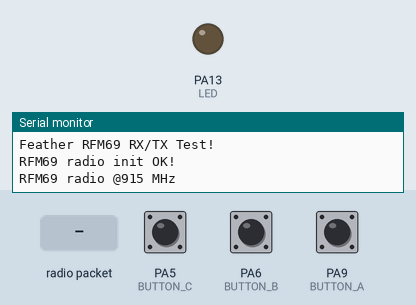
This sketch was run on a simulated STM32 Blue Pill. On the bench: output pins drawn as LEDs (lit = HIGH), the last lines printed to the serial monitor. The test bench sets the inputs (shaded band); at power-on: PA5 (BUTTON_C) HIGH, PA6 (BUTTON_B) HIGH, PA9 (BUTTON_A) HIGH. No radio packets arrive unless stated; pins used as bus, display or sensor lines are not drawn.

Above: at 2.2 s.
2.3 s: radio packet "1" arrives
At 3.4 s:
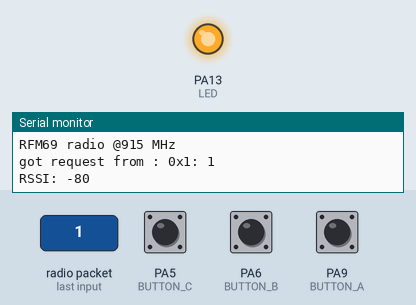
3.9 s: PA5 (BUTTON_C) pulled LOW for 0.15 s
5.5 s: PA6 (BUTTON_B) pulled LOW for 1 s
8.0 s: PA9 (BUTTON_A) pulled LOW for 0.15 s
9.6 s: radio packet "0" arrives
Timing chart, 0 to 12.1 s (numbered marks = the images above; inputs shaded):
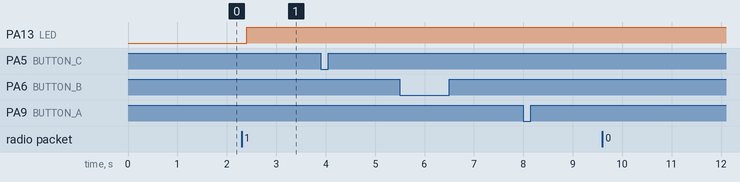

Measured:
- after the input at 2.3 s, PA13 (LED): LOW → HIGH after 0.10 s

The sketch:

RadioHead69_AddrDemoTXRX_102.ino
```cpp
// rf69 demo tx rx oled.pde
// -*- mode: C++ -*-
// Example sketch showing how to create a simple addressed, reliable messaging client
// with the RH_RF69 class. RH_RF69 class does not provide for addressing or
// reliability, so you should only use RH_RF69  if you do not need the higher
// level messaging abilities.
// It is designed to work with the other example rf69_server.
// Demonstrates the use of AES encryption, setting the frequency and modem
// configuration

#include <SPI.h>
#include <Wire.h>
#include <RHReliableDatagram.h>
#include <RH_RF69.h>

/*
#include <Adafruit_GFX.h>
#include <Adafruit_SSD1306.h>
*/
// Where to send packets to!
#define DEST_ADDRESS   103

// change addresses for each client board, any number :)
#define MY_ADDRESS     102

/************ OLED Setup ***************
Adafruit_SSD1306 oled = Adafruit_SSD1306();
*/
#if defined(ESP8266)
  #define BUTTON_A 0
  #define BUTTON_B 16
  #define BUTTON_C 2
  #define LED      0
#elif defined(ESP32)
  #define BUTTON_A 15
  #define BUTTON_B 32
  #define BUTTON_C 14
  #define LED      13
#elif defined(ARDUINO_STM32F2_FEATHER)
  #define BUTTON_A PA15
  #define BUTTON_B PC7
  #define BUTTON_C PC5
  #define LED PB5
#elif defined(TEENSYDUINO)
  #define BUTTON_A 4
  #define BUTTON_B 3
  #define BUTTON_C 8
  #define LED 13
#elif defined(ARDUINO_FEATHER52)
  #define BUTTON_A 31
  #define BUTTON_B 30
  #define BUTTON_C 27
  #define LED 17
#else // 32u4, M0, and 328p
  #define BUTTON_A 9
  #define BUTTON_B 6
  #define BUTTON_C 5
  #define LED      13
#endif


/************ Radio Setup ***************/

// Change to 434.0 or other frequency, must match RX's freq!
#define RF69_FREQ 915.0

// Arduino Feather M0
#define RFM69_CS      8
#define RFM69_INT     3
#define RFM69_RST     4

// Singleton instance of the radio driver
RH_RF69 rf69(RFM69_CS, RFM69_INT);

// Class to manage message delivery and receipt, using the driver declared above
RHReliableDatagram rf69_manager(rf69, MY_ADDRESS);

void setup()
{
  delay(500);
  Serial.begin(115200);
  //while (!Serial) { delay(1); } // wait until serial console is open, remove if not tethered to computer
/*
  // Initialize OLED display
  oled.begin(SSD1306_SWITCHCAPVCC, 0x3C);  // initialize with the I2C addr 0x3C (for the 128x32)
  oled.display();
  delay(500);
  oled.clearDisplay();
  oled.display();
*/
  pinMode(BUTTON_A, INPUT_PULLUP);
  pinMode(BUTTON_B, INPUT_PULLUP);
  pinMode(BUTTON_C, INPUT_PULLUP);

  pinMode(LED, OUTPUT);
  pinMode(RFM69_RST, OUTPUT);
  digitalWrite(RFM69_RST, LOW);

  Serial.println("Feather RFM69 RX/TX Test!");

  // manual reset
  digitalWrite(RFM69_RST, HIGH);
  delay(10);
  digitalWrite(RFM69_RST, LOW);
  delay(10);

  if (!rf69_manager.init()) {
    Serial.println("RFM69 radio init failed");
    while (1);
  }
  Serial.println("RFM69 radio init OK!");

  // Defaults after init are 434.0MHz, modulation GFSK_Rb250Fd250, +13dbM (for low power module)
  // No encryption
  if (!rf69.setFrequency(RF69_FREQ)) {
    Serial.println("setFrequency failed");
  }

  // If you are using a high power RF69 eg RFM69HW, you *must* set a Tx power with the
  // ishighpowermodule flag set like this:
  rf69.setTxPower(14, true);

  pinMode(LED, OUTPUT);

  Serial.print("RFM69 radio @");  Serial.print((int)RF69_FREQ);  Serial.println(" MHz");
/*
  // OLED text display tests
  oled.setTextSize(2);
  oled.setTextColor(WHITE);
  oled.setCursor(0,0);
  oled.println("RFM69 @ ");
  oled.print((int)RF69_FREQ);
  oled.println(" MHz");
  oled.display();
*/
  delay(500);
}

// Dont put this on the stack:
uint8_t buf[RH_RF69_MAX_MESSAGE_LEN];
uint8_t data[] = "  OK";

void loop()
{
   if (rf69_manager.available()) {
    // Wait for a message addressed to us from the client
    uint8_t len = sizeof(buf);
    uint8_t from;
    if (rf69_manager.recvfromAck(buf, &len, &from))
    {
      buf[len] = 0;
      Serial.print("got request from : 0x");
      Serial.print(from, HEX);
      Serial.print(": ");
      Serial.println((char*)buf);
      Serial.print("RSSI: "); Serial.println(rf69.lastRssi(), DEC);

      // echo last button
      data[0] = buf[8];
      // Send a reply back to the originator client
      if (!rf69_manager.sendtoWait(data, sizeof(data), from))
        Serial.println("sendtoWait failed");

      digitalWrite(LED, HIGH);
/*
      oled.clearDisplay();
      oled.setCursor(0,0);
      oled.println((char*)buf);
      oled.print("RSSI: ");
      oled.print(rf69.lastRssi());
      oled.display();
      digitalWrite(LED, LOW);
*/
}
  }

  if (!digitalRead(BUTTON_A) || !digitalRead(BUTTON_B) || !digitalRead(BUTTON_C))
  {
    Serial.println("Button pressed!");

    char radiopacket[20] = "Button #";
    if (!digitalRead(BUTTON_A)) radiopacket[8] = 'A';
    if (!digitalRead(BUTTON_B)) radiopacket[8] = 'B';
    if (!digitalRead(BUTTON_C)) radiopacket[8] = 'C';
    radiopacket[9] = 0;

    Serial.print("Sending "); Serial.println(radiopacket);

    if (rf69_manager.sendtoWait((uint8_t *)radiopacket, strlen(radiopacket), DEST_ADDRESS)) {
      // Now wait for a reply from the server
      uint8_t len = sizeof(buf);
      uint8_t from;
      if (rf69_manager.recvfromAckTimeout(buf, &len, 2000, &from)) {
        buf[len] = 0;
        Serial.print("Got reply from #");
        Serial.print(from); Serial.print(": ");
        Serial.println((char*)buf);
/*
        oled.clearDisplay();
        oled.setCursor(0,0);
        oled.print("Reply:"); oled.println((char*)buf);
        oled.print("RSSI: "); oled.print(rf69.lastRssi());
        oled.display();
*/
      } else {
        Serial.println("No reply, is anyone listening?");
      }
    } else {
      Serial.println("sendtoWait failed");
    }
  }
}
```
